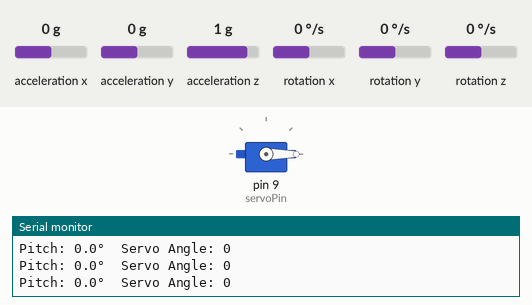
Simulated run of this sketch. Board: Arduino Uno, built with avr-gcc and run on an emulated ATmega328P. On the bench: servo, the last lines printed to the serial monitor. The inputs (shaded band) are chosen by the test bench; at power-on: acceleration x 0 g, acceleration z 1 g, acceleration y 0 g, rotation x 0 °/s, rotation y 0 °/s, rotation z 0 °/s.

Above: at 1.2 s.
1.3 s: acceleration x set to 0.3 g
At 2.2 s:
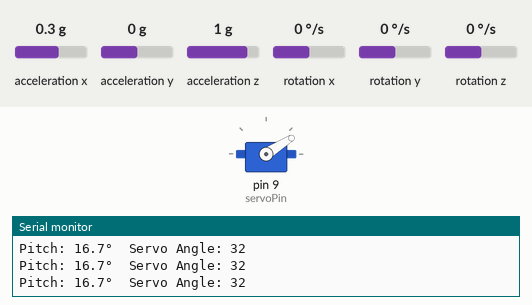
2.8 s: acceleration z set to -0.8 g
At 3.2 s:
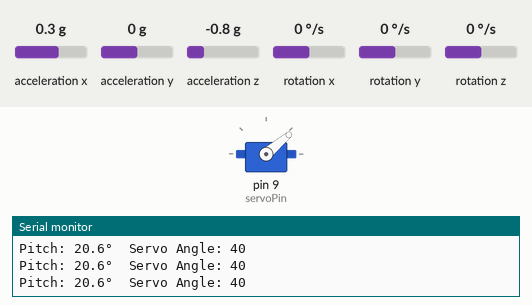
4.3 s: acceleration x set to 0.8 g
At 4.8 s:
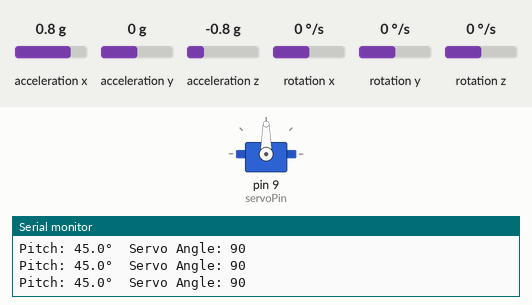
5.8 s: acceleration y set to -0.8 g
At 6.3 s:
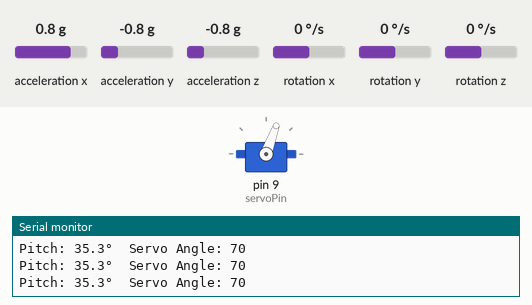
7.3 s: acceleration x set to 1.4 g
At 8.6 s:
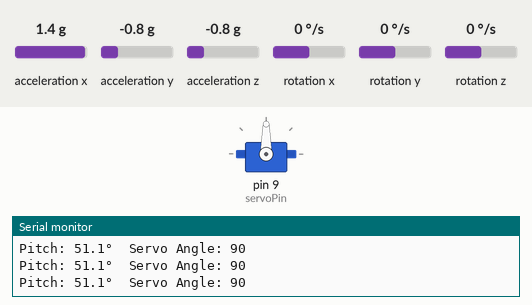
10.3 s: acceleration x set to 0 g
At 11.2 s:
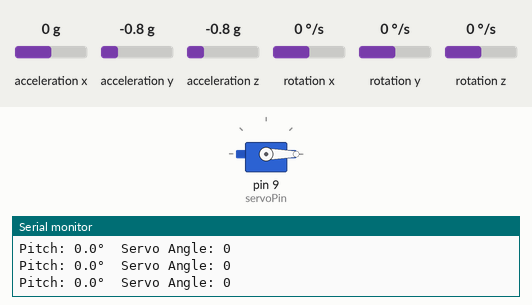
Timing chart, 0 to 12.8 s (numbered marks = the images above; inputs shaded):
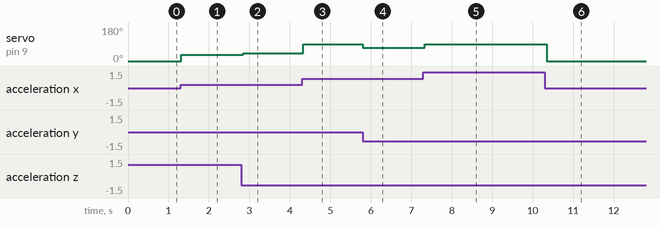

Measured:
- the behaviour switches between 0.1 and 0.2 g on acceleration x (found by bisection; images 0 and 1)
- after the input at 1.3 s, servo on pin 9 (servoPin): 0° → 32° at once
- after the input at 2.8 s, servo on pin 9 (servoPin): 32° → 40° after 0.05 s
- after the input at 4.3 s, servo on pin 9 (servoPin): 40° → 90° at once
- after the input at 5.8 s, servo on pin 9 (servoPin): 90° → 70° at once
- after the input at 7.3 s, servo on pin 9 (servoPin): 70° → 90° at once
- after the input at 10.3 s, servo on pin 9 (servoPin): 90° → 0° at once

The sketch:

gyro.ino
```cpp
#include <Wire.h>
#include <MPU6050_light.h>
#include <Servo.h>

MPU6050 mpu(Wire);
Servo brakeServo;

const int servoPin = 9;

// Servo range for brake: 0 = released, 90 = full brake
const int minServoAngle = 0;
const int maxServoAngle = 90;

// Max pitch to apply full brake
const float maxPitch = 45.0;

void setup() {
  Serial.begin(9600);
  Wire.begin();

  brakeServo.attach(servoPin);
  brakeServo.write(minServoAngle); // start released

  if (mpu.begin() != 0) {
    Serial.println("MPU6050 init failed!");
    while(1);
  }
  Serial.println("MPU6050 ready!");
}

void loop() {
  mpu.update();

  float ax = mpu.getAccX();
  float ay = mpu.getAccY();
  float az = mpu.getAccZ();

  // Compute pitch in degrees
  float pitch = atan2(ax, sqrt(ay*ay + az*az)) * 180 / PI;

  // Map pitch to servo angle
  int servoAngle;
  if (pitch <= 0) {
    servoAngle = minServoAngle; // uphill or level → release brake
  } else {
    servoAngle = map(constrain(pitch, 0, maxPitch), 0, maxPitch, minServoAngle, maxServoAngle);
  }

  brakeServo.write(servoAngle);

  // Debug output
  Serial.print("Pitch: "); Serial.print(pitch,1);
  Serial.print("°  Servo Angle: "); Serial.println(servoAngle);

  delay(50);
}
```
